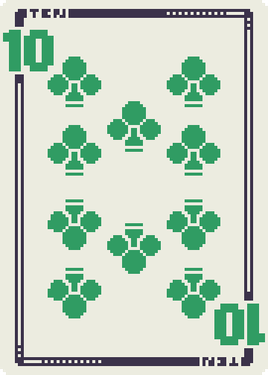
#> input picture art-source/cards/updated/C_10.png, 268 x 375 px, shrunk from 360 x 504 before the run, found by its file name
$ python make_atlas_1x.py
#> lines starting #> are read from the running program, lines starting #| are printed output that depends on the picture
#> in main, `atlas = Image.new('RGBA', (aw, ah), (0, 0, 0, 0))`: atlas: PIL image 1106x130 RGBA; every value is 0
"""Hands of Fate — tools/art/make_atlas_1x.py (Stage B, decision 144)

Every Pixel Plebes file in assets/resources is 1x pixel art enlarged exactly 4x (each art
pixel is a 4x4 block; this tool checks that and stops if not). The game draws cards at
2x, 1.5x, 1x and 0.75x and the animated strips at 2x and 3x, all with nearest filtering,
so a 1x copy shows exactly the same screen pixels at every one of those sizes: the art is
not changed, only stored smaller. This makes:

  assets/resources/atlas/cards.png    every card of both decks (and the back, the Joker) at 1x
                                      in one texture, so cards can batch; ~5 MB on the GPU, not ~78 MB
  assets/resources/anim1x/<name>.png  each 8-frame strip at 1x (720 x 126)
  assets/scripts/ui/cardAtlas.ts      where each card sits in the atlas

and a .meta for each new image (a plain texture, nearest filter, no alpha fixing). The 4x
originals stay where they are. Run from the project root with Cocos closed:

    python3 tools/art/make_atlas_1x.py
"""
import json
import os
import sys
import uuid

import numpy as np
from PIL import Image

ROOT = os.getcwd()
RES = os.path.join(ROOT, 'assets', 'resources')
# The 4x originals: art-source/ since decision 169 (outside assets), else the old place.
SRC = os.path.join(ROOT, 'art-source') if os.path.isdir(os.path.join(ROOT, 'art-source', 'cards')) else RES
W, H, GAP, COLS = 90, 126, 2, 12


def one_x(path):
    """The 1x art of a 4x file; stops if the file isn't exact 4x4 blocks."""
    a = np.array(Image.open(path).convert('RGBA'))
#> a is the input picture: shape (375, 268, 4); mean R, G, B, A 192, 209.3, 192.4, 254.7
    h, w = a.shape[:2]
#> h = 375; w = 268
    small = a[::4, ::4]
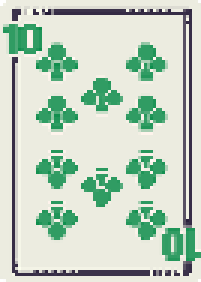
#> small: shape (94, 67, 4) (shown 3 times larger); mean R, G, B, A 192.5, 210, 192.9, 254.7; transparent parts drawn white
    if h % 4 or w % 4 or not (np.repeat(np.repeat(small, 4, 0), 4, 1) == a).all():
#> (the run stopped early here; a loop or call above may not have finished)
